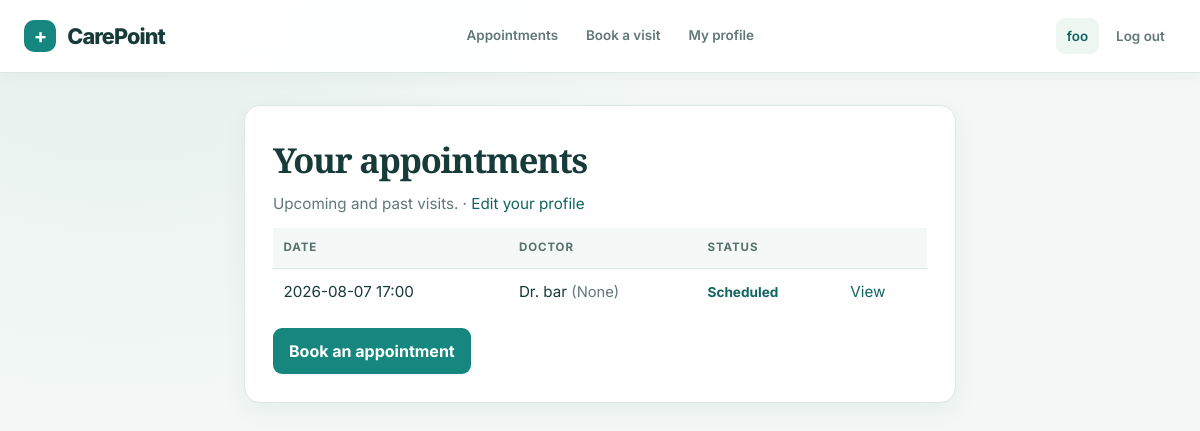
/patient/dashboard (signed in), run on an earlier commit of the app's database.
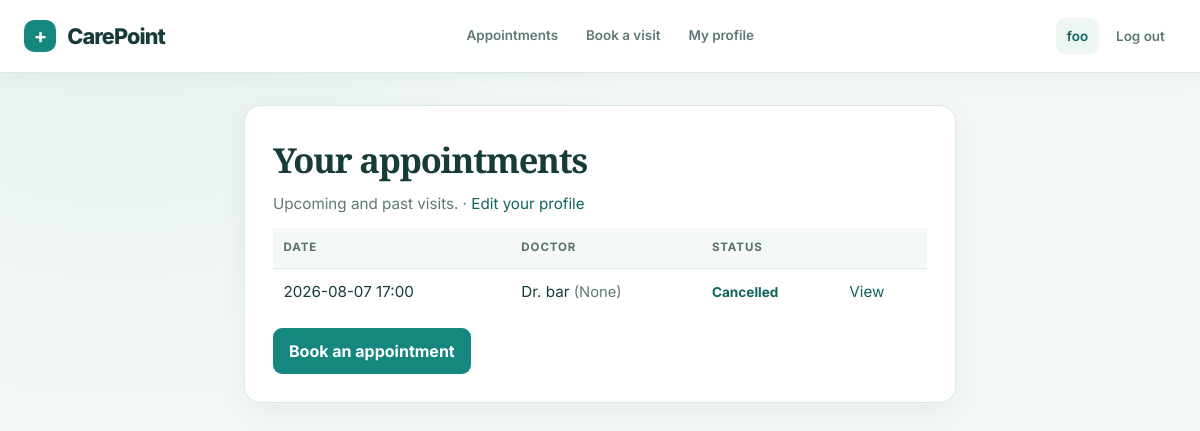
And on a later commit of the database.
### tables this page shows
CREATE TABLE appointments (
    id INTEGER PRIMARY KEY AUTOINCREMENT,
    patient_id INTEGER NOT NULL,
    provider_id INTEGER NOT NULL,
    appointment_datetime DATETIME NOT NULL,
    status TEXT NOT NULL DEFAULT 'scheduled' CHECK(status IN ('scheduled', 'completed', 'cancelled')),
    notes TEXT,
    created_at DATETIME DEFAULT CURRENT_TIMESTAMP,
    FOREIGN KEY (patient_id) REFERENCES patients(user_id),
    FOREIGN KEY (provider_id) REFERENCES providers(user_id)
);

CREATE TABLE users (
    id INTEGER PRIMARY KEY AUTOINCREMENT,
    name TEXT NOT NULL,
    email TEXT UNIQUE NOT NULL,
    hash TEXT NOT NULL,
    role TEXT NOT NULL CHECK(role IN ('patient', 'doctor', 'admin'))
);

### app.py (the view)
@app.route("/patient/dashboard")
@role_required("patient")
def patient_dashboard():
    db = get_db()
    appointments = db.execute(
        """
        SELECT appointments.id, appointments.appointment_datetime, appointments.status,
               users.name AS provider_name, providers.specialty
        FROM appointments
        JOIN providers ON appointments.provider_id = providers.user_id
        JOIN users ON providers.user_id = users.id
        WHERE appointments.patient_id = ?
        ORDER BY appointments.appointment_datetime ASC
        """,
        (session["user_id"],),
    ).fetchall()
    db.close()
    return render_template("patient_dashboard.html", appointments=appointments)

### app.py (called while the page is built)
def get_db():
    conn = sqlite3.connect("clinic.db")
    conn.row_factory = sqlite3.Row
    conn.execute("PRAGMA foreign_keys = ON")
    return conn

### helpers.py (called while the page is built)
def role_required(role):
    def decorator(f):
        @wraps(f)
        def decorated_function(*args, **kwargs):
            if session.get("user_id") is None:
                return redirect("/login")
            if session.get("role") != role:
                return apology("Access denied: wrong role", 403)
            return f(*args, **kwargs)
        return decorated_function
    return decorator

### templates/patient_dashboard.html (shortened to what this page needs)
{% extends "layout.html" %}
{% block main %}
<div class="card">
    <h1>Your appointments</h1>
    <p class="subtitle">Upcoming and past visits. · <a href="/patient/profile">Edit your profile</a></p>
    {% if appointments %}
        <table class="data-table data-table-lg">
            <thead>
                <tr>
                    <th>Date</th>
                    <th>Doctor</th>
                    <th>Status</th>
                    <th></th>
                </tr>
            </thead>
            <tbody>
                {% for appt in appointments %}
                <tr>
                    <td>{{ appt.appointment_datetime }}</td>
                    <td>Dr. {{ appt.provider_name }} <span class="muted">({{ appt.specialty }})</span></td>
                    <td class="status">{{ appt.status }}</td>
                    <td><a href="/patient/appointment/{{ appt.id }}">View</a></td>
                </tr>
                {% endfor %}
            </tbody>
        </table>
    {% else %}
        <p class="subtitle">You have no appointments yet.</p>
    {% endif %}
    <a class="btn btn-inline mt-1" href="/patient/book">Book an appointment</a>
</div>
{% endblock %}

What changed in the data, as far as the page shows it:
changed appointments "bar": status "Scheduled" → "Cancelled"
